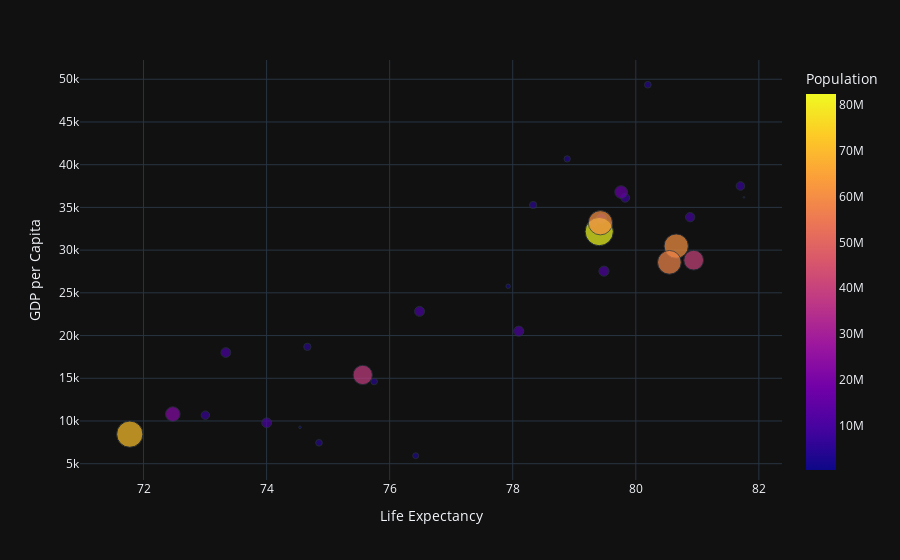

Write notebook code for a chart like this one.
### Code cell
fig = px.scatter(
    data_frame=europe_2007,
    x='Life Expectancy',
    y='GDP per Capita',
    size='Population',
    color='Population',
    hover_name = 'Country'
)

fig.show()

### Figure 1 — Plotly figure (JSON) as saved in the notebook; plotly's stock layout.template omitted (floating-point values rounded to 4 significant figures)
{"data": [{"hovertemplate": "<b>%{hovertext}</b><br><br>Life Expectancy=%{x}<br>GDP per Capita=%{y}<br>Population=%{marker.color}<extra></extra>", "hovertext": ["Albania", "Austria", "Belgium", "Bosnia and Herzegovina", "Bulgaria", "Croatia", "Czech Republic", "Denmark", "Finland", "France", "Germany", "Greece", "Hungary", "Iceland", "Ireland", "Italy", "Montenegro", "Netherlands", "Norway", "Poland", "Portugal", "Romania", "Serbia", "Slovak Republic", "Slovenia", "Spain", "Sweden", "Switzerland", "Turkey", "United Kingdom"], "legendgroup": "", "marker": {"color": [3600523, 8199783, 10392226, 4552198, 7322858, 4493312, 10228744, 5468120, 5238460, 61083916, 82400996, 10706290, 9956108, 301931, 4109086, 58147733, 684736, 16570613, 4627926, 38518241, 10642836, 22276056, 10150265, 5447502, 2009245, 40448191, 9031088, 7554661, 71158647, 60776238], "coloraxis": "coloraxis", "size": [3600523, 8199783, 10392226, 4552198, 7322858, 4493312, 10228744, 5468120, 5238460, 61083916, 82400996, 10706290, 9956108, 301931, 4109086, 58147733, 684736, 16570613, 4627926, 38518241, 10642836, 22276056, 10150265, 5447502, 2009245, 40448191, 9031088, 7554661, 71158647, 60776238], "sizemode": "area", "sizeref": 206000.0, "symbol": "circle"}, "mode": "markers", "name": "", "orientation": "v", "showlegend": false, "x": [76.42, 79.83, 79.44, 74.85, 73.0, 75.75, 76.49, 78.33, 79.31, 80.66, 79.41, 79.48, 73.34, 81.76, 78.89, 80.55, 74.54, 79.76, 80.2, 75.56, 78.1, 72.48, 74.0, 74.66, 77.93, 80.94, 80.88, 81.7, 71.78, 79.42], "xaxis": "x", "y": [5937.0, 36130.0, 33690.0, 7446.0, 10680.0, 14620.0, 22830.0, 35280.0, 33210.0, 30470.0, 32170.0, 27540.0, 18010.0, 36180.0, 40680.0, 28570.0, 9254.0, 36800.0, 49360.0, 15390.0, 20510.0, 10810.0, 9787.0, 18680.0, 25770.0, 28820.0, 33860.0, 37510.0, 8458.0, 33200.0], "yaxis": "y", "type": "scatter"}], "layout": {"xaxis": {"anchor": "y", "domain": [0.0, 1.0], "title": {"text": "Life Expectancy"}}, "yaxis": {"anchor": "x", "domain": [0.0, 1.0], "title": {"text": "GDP per Capita"}}, "coloraxis": {"colorbar": {"title": {"text": "Population"}}, "colorscale": [[0.0, "#0d0887"], [0.1111, "#46039f"], [0.2222, "#7201a8"], [0.3333, "#9c179e"], [0.4444, "#bd3786"], [0.5556, "#d8576b"], [0.6667, "#ed7953"], [0.7778, "#fb9f3a"], [0.8889, "#fdca26"], [1.0, "#f0f921"]]}, "legend": {"tracegroupgap": 0, "itemsizing": "constant"}, "margin": {"t": 60}}}
